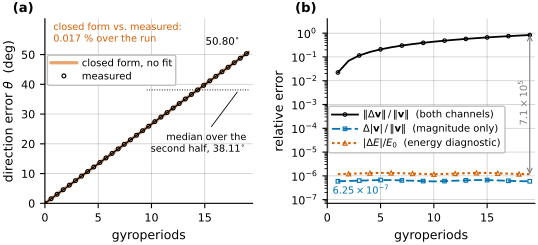

Reproduce this figure in Python.
"""Figure 1 -- the two error channels of one Boris run.  Cited in Section 2.

WHAT IT SHOWS
    (a) The direction channel.  Angle theta(t) between the Boris velocity and
        the reference velocity, in degrees, against gyroperiods.  Overlaid:
        the closed form

            theta(t) = \\int_0^t [ Omega(s) - (2/h) atan(h Omega(s)/2) ] ds,

        with no fitted parameter.
    (b) The two channels of the same run on one logarithmic axis: relative
        velocity error ||dv||/||v_ref|| (direction-dominated), relative speed
        error d|v|/||v_ref|| and the relative energy error |dE|/E_0 -- the
        quantity a practitioner actually monitors.  Almost six decades
        separate what is wrong from what is measured.

INPUT
    ../../code/experiments/verify_final/vf1_magnetic.json
        Committed output of the final verifier.  Its T1_T7 block is the
        source of the numbers quoted in plan/11_THEORY.md (I1.4).  Every
        scalar drawn or annotated here is asserted equal to that file
        (rtol 1e-9) before anything is plotted; the script aborts otherwise.

    The per-step time series is not committed -- only the summary is -- so the
    script reproduces the run.  The Boris recursion and the reference below
    are a verbatim copy of ``boris_run`` and ``reference`` from
    ``experiments/verify_final/vf1_magnetic.py``, called exactly as its T1/T7
    block calls them; both are deterministic, the whole run takes under a
    second, and the assertions are what prove the copy faithful.

    Setup: Boris, q = -1, m = 1, B = B0 exp(-t/tau) zhat,
    E = (Bz/2 tau)(-y, x, 0), h = 0.3, tau = 1.2e5, r0 = (1,0,0),
    v0 = (0,1,0), t_final = 120 (19.1 gyroperiods).

    Reference: DOP853 on the same ODE at rtol 1e-13, atol 1e-15 -- an
    integrator of a different family, not the scheme under test at a finer
    step.  Its own energy departs from the analytic |v|^2 = exp(-t/tau) by
    less than 1e-9, six decades below the error being measured; the script
    checks that too.

OUTPUT
    fig1_two_channels.pdf          -- the figure
    fig1_two_channels_values.json  -- every number drawn or annotated
"""
#
# ---------------------------------------------------------------------
# BUNDLE COPY.  This file is byte-for-byte the manuscript's figure script
# except for the one line that locates the data: in the manuscript tree
# the scripts sit in article/figures/ and reach the experiments through
# ../../code/bundle/code/experiments/, here they sit next to them and
# reach them through ../experiments/.  repro.py --check-sync verifies
# that this is still the only difference.
# ---------------------------------------------------------------------


import json
import os

import numpy as np
from scipy.integrate import solve_ivp

import paper_style as ps
import matplotlib.pyplot as plt
from matplotlib.ticker import LogLocator, NullFormatter

HERE = os.path.dirname(os.path.abspath(__file__))
SUMMARY = os.path.join(HERE, os.pardir, "experiments",
                       "verify_final", "vf1_magnetic.json")

TAU, H, TF, B0 = 1.2e5, 0.3, 120.0, 1.0
Q = -1.0
TWO_PI = 2.0 * np.pi


def Bz(t):
    return B0 * np.exp(-t / TAU)


def fac(t):
    return 0.5 * Bz(t) / TAU          # E = fac * (zhat x r)


# ---------------------------------------------------------------------------
# verbatim from experiments/verify_final/vf1_magnetic.py
# ---------------------------------------------------------------------------
def boris_run(r0, v0, h=H, tf=TF):
    n = int(round(tf / h))
    r = np.array(r0, float)
    v = np.array(v0, float)
    rs = np.zeros((n + 1, 3))
    vs = np.zeros((n + 1, 3))
    ts = np.zeros(n + 1)
    rs[0], vs[0] = r, v
    t = 0.0
    for i in range(1, n + 1):
        f = fac(t)
        E = np.array([-f * r[1], f * r[0], 0.0])
        k = 0.5 * Q * h
        vm = v + k * E
        tz = k * Bz(t)
        sz = 2.0 * tz / (1.0 + tz * tz)
        vpx = vm[0] + vm[1] * tz
        vpy = vm[1] - vm[0] * tz
        vp = np.array([vm[0] + vpy * sz, vm[1] - vpx * sz, vm[2]])
        v = vp + k * E
        r = r + v * h
        t += h
        rs[i], vs[i], ts[i] = r, v, t
    return ts, rs, vs


def reference(r0, v0, t_eval, rtol=1e-12, atol=1e-14):
    def f(t, y):
        r, v = y[:3], y[3:]
        fc = fac(t)
        E = np.array([-fc * r[1], fc * r[0], 0.0])
        Bv = np.array([0.0, 0.0, Bz(t)])
        return np.concatenate([v, Q * (E + np.cross(v, Bv))])
    sol = solve_ivp(f, (0.0, t_eval[-1]), np.concatenate([r0, v0]),
                    t_eval=t_eval, method="DOP853", rtol=rtol, atol=atol)
    return sol.y[:3].T, sol.y[3:].T


def block_median(x, n_per_block):
    """Median of |x| inside consecutive windows of one gyroperiod.

    The magnitude and energy channels oscillate at the gyrofrequency between
    zero and twice their mean, so the raw series is a hairy band on a log
    axis.  The per-gyroperiod median is the same statistic the committed
    summary reports (median over the second half), so the plateaux in panel
    (b) can be read against the numbers quoted in the text.
    """
    n = (len(x) // n_per_block) * n_per_block
    return np.median(np.abs(x[:n]).reshape(-1, n_per_block), axis=1)


# ---------------------------------------------------------------------------
# reproduce the T1/T7 run of vf1_magnetic.py
# ---------------------------------------------------------------------------
r0 = np.array([1.0, 0.0, 0.0])
v0 = np.array([0.0, 1.0, 0.0])
ts, rs, vs = boris_run(r0, v0)
rr, vr = reference(r0, v0, ts, rtol=1e-13, atol=1e-15)
gyro = ts / TWO_PI

sp = np.linalg.norm(vs, axis=1)
spr = np.linalg.norm(vr, axis=1)
cth = np.clip(np.sum(vs * vr, axis=1) / (sp * spr), -1.0, 1.0)
theta = np.degrees(np.arccos(cth))
half = len(ts) // 2

d_speed = np.abs(sp - spr) / spr                       # magnitude channel
d_energy = np.abs(sp ** 2 - spr ** 2) / (spr[0] ** 2)  # energy diagnostic
d_vel = np.linalg.norm(vs - vr, axis=1) / spr          # both channels
pos_err = np.linalg.norm(rs - rr, axis=1)

# closed form, zero fitted parameters (vf1's quadrature)
tt = np.linspace(0.0, TF, 20001)
Om = Bz(tt)
drift_rate = Om - (2.0 / H) * np.arctan(H * Om / 2.0)
cum = np.concatenate([[0.0], np.cumsum(0.5 * (drift_rate[1:] + drift_rate[:-1])
                                       * np.diff(tt))])
theta_pred = np.degrees(np.interp(ts, tt, cum))

# polar identity, T1.1:  ||dv||^2 = (d|v|)^2 + 2 |v||v_ref| (1 - cos theta)
dv = vs - vr
lhs = np.sum(dv * dv, axis=1)
rhs = (sp - spr) ** 2 + 2.0 * sp * spr * (1.0 - cth)
identity_residual = float(np.max(np.abs(lhs - rhs)))
ref_energy_drift = float(np.max(np.abs(spr ** 2 - np.exp(-ts / TAU))))

theta_end = float(theta[-1])
theta_end_pred = float(theta_pred[-1])
theta_med = float(np.median(theta[half:]))
theta_med_pred = float(np.median(theta_pred[half:]))
speed_med = float(np.median(d_speed[half:]))
energy_med = float(np.median(d_energy[half:]))
vel_end = float(d_vel[-1])
pos_rms = float(np.sqrt(np.mean(pos_err ** 2)))
dev_end_pct = abs(theta_end / theta_end_pred - 1.0) * 100.0
dev_med_pct = abs(theta_med / theta_med_pred - 1.0) * 100.0

# closed forms for the magnitude channel (T1 predictions, no fit)
speed_closed = H / (4.0 * TAU)                       # 6.25e-7
energy_closed = float(np.median((H / (2.0 * TAU)) * np.exp(-ts[half:] / TAU)))

# ---------------------------------------------------------------------------
# self-check against the committed summary -- nothing is drawn before this
# ---------------------------------------------------------------------------
ref = json.load(open(SUMMARY, encoding="utf-8"))
t17 = ref["T1_T7"]
checks = [
    ("theta_median_2nd_half", theta_med, t17["theta_median_2nd_half_deg"]),
    ("theta_median_closed_form", theta_med_pred,
     t17["theta_pred_median_2nd_half_deg"]),
    ("theta_final", theta_end, t17["theta_final_deg"]),
    ("theta_final_closed_form", theta_end_pred, t17["theta_pred_final_deg"]),
    ("ratio_meas_over_pred_final", theta_end / theta_end_pred,
     t17["ratio_meas_over_pred_final"]),
    ("polar_identity_residual", identity_residual,
     t17["polar_identity_max_resid"]),
    # vf1 reports pos_err_rms in its P1.1 block, where the reference runs at
    # the looser rtol 1e-12; the two agree to eleven digits, not to fifteen.
    ("pos_err_rms", pos_rms,
     ref["P1_1_r0_shift"]["base r0=(1,0,0)"]["pos_err_rms"]),
]
for name, got, want in checks:
    assert np.isclose(got, want, rtol=1e-9, atol=0.0), \
        f"{name}: reproduced {got!r} != committed {want!r}"
assert identity_residual < 6e-16, identity_residual
assert ref_energy_drift < 1e-9, ref_energy_drift
# the magnitude channel sits on its closed form h/(4 tau) to better than 1 %
assert abs(speed_med / speed_closed - 1.0) < 0.01, (speed_med, speed_closed)

# ---------------------------------------------------------------------------
# figure
# ---------------------------------------------------------------------------
ps.use_style()
fig, (axA, axB) = plt.subplots(
    1, 2, figsize=(ps.TEXTWIDTH_IN, 2.42),
    gridspec_kw=dict(wspace=0.36, left=0.085, right=0.995,
                     bottom=0.175, top=0.94))

# ---- (a) direction channel ------------------------------------------------
axA.plot(gyro, theta_pred, color=ps.VERMILLION, lw=2.4, alpha=0.55,
         solid_capstyle="round", zorder=1, label="closed form, no fit")
axA.plot(gyro[::12], theta[::12], color=ps.BLACK, lw=0.0, marker="o",
         ms=2.8, mfc="none", mew=0.85, zorder=3, label="measured")
axA.plot(gyro, theta, color=ps.BLACK, lw=0.9, ls="-", zorder=2)

g_half = gyro[half]
axA.plot([g_half, gyro[-1]], [theta_med, theta_med], color=ps.BLACK,
         lw=0.7, ls=(0, (1, 1.6)), zorder=4)
axA.annotate("median over the\n"
             f"second half, ${theta_med:.2f}^{{\\circ}}$",
             xy=(18.2, theta_med), xytext=(18.9, 20.0),
             fontsize=7.0, ha="right", va="center", color=ps.BLACK,
             arrowprops=dict(arrowstyle="-", lw=0.6, color=ps.BLACK,
                             shrinkA=2, shrinkB=2))
axA.annotate(f"${theta_end:.2f}^{{\\circ}}$",
             xy=(gyro[-1], theta_end), xytext=(-31.0, 7.0),
             textcoords="offset points", fontsize=7.4, ha="left",
             va="center", color=ps.BLACK)
axA.text(0.04, 0.985, "closed form vs. measured:\n"
         f"{max(dev_end_pct, dev_med_pct):.3f} % over the run",
         transform=axA.transAxes, fontsize=7.0, va="top", ha="left",
         color=ps.VERMILLION)

axA.set_xlabel("gyroperiods")
axA.set_ylabel(r"direction error $\theta$  (deg)")
axA.set_xlim(0.0, gyro[-1] * 1.02)
axA.set_ylim(0.0, 62.0)
axA.set_yticks([0, 10, 20, 30, 40, 50])
axA.legend(loc="upper left", bbox_to_anchor=(-0.012, 0.830))
ps.panel_label(axA, "(a)")

# ---- (b) the two channels side by side ------------------------------------
n_per = int(round(TWO_PI / H))                       # 21 samples per gyroperiod
med_gyro = np.arange(len(ts) // n_per) + 1.0
med_vel = block_median(d_vel, n_per)
med_speed = block_median(d_speed, n_per)
med_energy = block_median(d_energy, n_per)
gap = float(med_vel[-1] / med_energy[-1])

axB.plot(med_gyro, med_vel, color=ps.BLACK, ls="-", lw=1.3, marker="o",
         ms=2.6, mfc="none", mew=0.8, markevery=2,
         label=r"$\|\Delta\mathbf{v}\|\,/\,\|\mathbf{v}\|$  (both channels)")
axB.plot(med_gyro, med_speed, color=ps.BLUE, ls=(0, (4.5, 1.8)), lw=1.3,
         marker="s", ms=2.6, mfc="none", mew=0.8, markevery=2,
         label=r"$\Delta|\mathbf{v}|\,/\,\|\mathbf{v}\|$  (magnitude only)")
axB.plot(med_gyro, med_energy, color=ps.VERMILLION, ls=(0, (1.2, 1.4)),
         lw=1.5, marker="^", ms=3.0, mfc="none", mew=0.8, markevery=(1, 2),
         label=r"$|\Delta E|/E_0$  (energy diagnostic)")

axB.set_yscale("log")
axB.set_xlim(0.0, gyro[-1] * 1.02)
axB.set_ylim(7e-8, 4.0)
axB.yaxis.set_major_locator(LogLocator(base=10.0, numticks=12))
axB.yaxis.set_minor_locator(LogLocator(base=10.0,
                                       subs=tuple(np.arange(2, 10) * 0.1),
                                       numticks=60))
axB.yaxis.set_minor_formatter(NullFormatter())
axB.set_xlabel("gyroperiods")
axB.set_ylabel("relative error")

x_gap = med_gyro[-1]
axB.annotate("", xy=(x_gap, med_vel[-1]), xytext=(x_gap, med_energy[-1]),
             arrowprops=dict(arrowstyle="<->", lw=0.8, color=ps.GREY,
                             shrinkA=0, shrinkB=0))
axB.text(x_gap - 0.55, 1.2e-3, f"${gap / 1e5:.1f}\\times10^{{5}}$",
         fontsize=7.2, rotation=90, ha="center", va="center", color=ps.GREY)
axB.text(0.5, 2.4e-7, f"${speed_med * 1e7:.2f}\\times10^{{-7}}$",
         fontsize=7.0, ha="left", va="center", color=ps.BLUE)
axB.legend(loc="center left", bbox_to_anchor=(-0.018, 0.40))
ps.panel_label(axB, "(b)")

ps.save_pdf(fig, "fig1_two_channels")

# ---------------------------------------------------------------------------
values = {
    "source": "reproduced from experiments/verify_final/vf1_magnetic.py "
              "(T1/T7 block); asserted equal to vf1_magnetic.json at rtol 1e-9",
    "setup": {"h": H, "tau": TAU, "t_final": TF,
              "gyroperiods": float(gyro[-1]),
              "reference": "DOP853, rtol 1e-13, atol 1e-15"},
    "panel_a": {
        "theta_end_deg_measured": theta_end,
        "theta_end_deg_closed_form": theta_end_pred,
        "theta_median_2nd_half_deg_measured": theta_med,
        "theta_median_2nd_half_deg_closed_form": theta_med_pred,
        "deviation_end_percent": dev_end_pct,
        "deviation_median_percent": dev_med_pct,
    },
    "panel_b": {
        "smoothing": "median over one gyroperiod (21 steps)",
        "rel_velocity_error_end": vel_end,
        "two_sin_half_theta_end": float(2.0 * np.sin(np.radians(theta_end) / 2)),
        "speed_err_median_2nd_half": speed_med,
        "speed_err_closed_form_h_over_4tau": speed_closed,
        "energy_err_median_2nd_half": energy_med,
        "energy_err_closed_form_median": energy_closed,
        "speed_last_gyroperiod_median": float(med_speed[-1]),
        "energy_last_gyroperiod_median": float(med_energy[-1]),
        "velocity_last_gyroperiod_median": float(med_vel[-1]),
        "gap_velocity_over_energy_annotated": gap,
    },
    "polar_identity_max_residual": identity_residual,
    "reference_energy_drift_from_analytic": ref_energy_drift,
    "pos_err_rms_over_larmor_radius": pos_rms,
}
with open(os.path.join(HERE, "fig1_two_channels_values.json"), "w",
          encoding="utf-8") as fh:
    json.dump(values, fh, indent=1)
print(json.dumps(values, indent=1))
